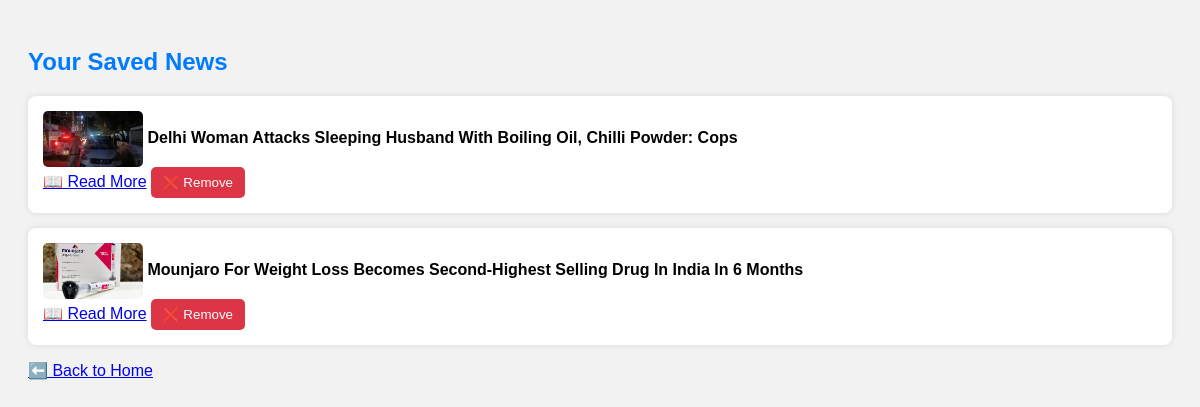
Screenshot of /code/saved_news.php (signed in) with the database file from the repository.
### tables this page shows
CREATE TABLE `news` (
  `id` int(11) NOT NULL,
  `title` varchar(255) NOT NULL,
  `description` text NOT NULL,
  `full_content` text DEFAULT NULL,
  `image` varchar(255) DEFAULT NULL,
  `additional_images` text DEFAULT NULL,
  `videos` text DEFAULT NULL,
  `category_id` int(11) NOT NULL,
  `created_at` timestamp NOT NULL DEFAULT current_timestamp()
);

### code/saved_news.php (the view, shortened to what this page needs)
<?php
include 'db_connect.php';
$user_id = $_SESSION['user_id'];
$sql = "SELECT n.id, n.title, n.image FROM news n
        JOIN saved_news s ON n.id = s.news_id
        WHERE s.user_id = ?";
$stmt = $conn->prepare($sql);
$stmt->bind_param("i", $user_id);
$stmt->execute();
$saved = $stmt->get_result();
?>
<!DOCTYPE html>
<html>
<head>
</head>
<body>
<h2>Your Saved News</h2>
<?php while($row = $saved->fetch_assoc()): ?>
    <div class="card">
        <img src="<?= $row['image'] ?>" alt="">
        <strong><?= $row['title'] ?></strong>
        <br><a href="news.php?id=<?= $row['id'] ?>">📖 Read More</a>
        <form method="post" style="display:inline;">
            <button type="submit">❌ Remove</button>
        </form>
    </div>
<?php endwhile; ?>
<p><a href="index.php">⬅️ Back to Home</a></p>
</body>
</html>

### code/saved_news.php (style rules this page uses)
body { font-family: sans-serif; background: #f2f2f2; padding: 20px; }
.card { background: #fff; padding: 15px; border-radius: 8px; margin-bottom: 15px; box-shadow: 0 0 6px rgba(0,0,0,0.1); }
img { max-width: 100px; vertical-align: middle; border-radius: 5px; }
h2 { color: #007BFF; }
form button { background: #dc3545; color: white; padding: 8px 12px; border: none; border-radius: 5px; }

### rows the page displays
news: image (picture), title "Delhi Woman Attacks Sleeping Husband With Boiling Oil, Chilli Powder: Cops"
news: image (picture), title "Mounjaro For Weight Loss Becomes Second-Highest Selling Drug In India In 6 Months"
